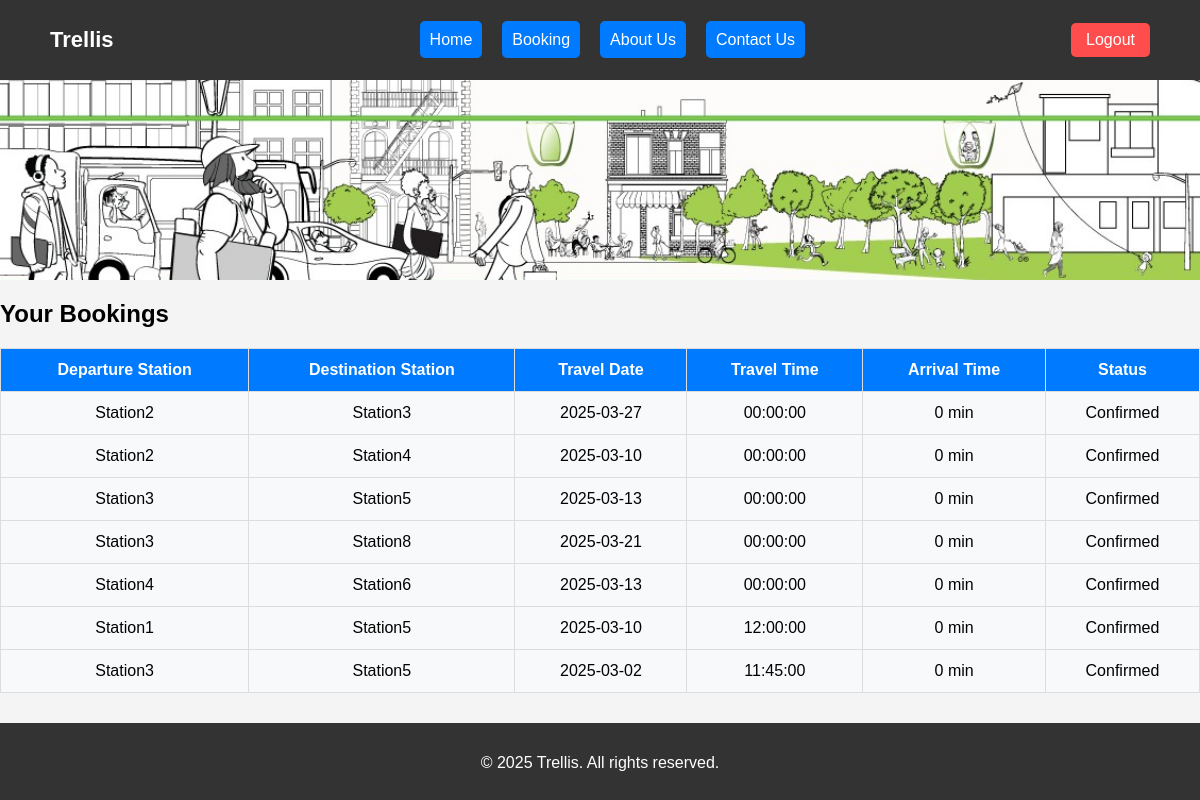
Screenshot of /booking.php (signed in) with the database file from the repository.
### tables this page shows
CREATE TABLE IF NOT EXISTS `bookings` (
  `booking_id` int(11) NOT NULL AUTO_INCREMENT,
  `user_id` int(11) NOT NULL,
  `departure_station` varchar(100) NOT NULL,
  `destination_station` varchar(100) NOT NULL,
  `travel_date` date NOT NULL,
  `status` enum('Pending','Confirmed','Scheduled','Cancelled','Waiting','Accepted','Boarded') DEFAULT 'Pending',
  `created_at` timestamp NULL DEFAULT CURRENT_TIMESTAMP,
  `travel_time` time NOT NULL,
  `arrival_time` int(32) NOT NULL DEFAULT 0,
  PRIMARY KEY (`booking_id`),
  KEY `user_id` (`user_id`)
);

### booking.php (the view, shortened to what this page needs)
<?php
include 'includes/db_config.php';
?>
<!DOCTYPE html>
<html lang="en">
<head>
    <link rel="stylesheet" href="assets/css/style.css">
</head>
<body>
    <nav class="navbar">
        <div class="nav-logo">Trellis</div>
        <ul class="nav-links">
            <li><a href="dashboard.php">Home</a></li>
            <li><a href="#">Booking</a></li>
            <li><a href="about_us.php">About Us</a></li>
            <li><a href="contact_us.php">Contact Us</a></li>
        </ul>
        <a href="logout.php" class="logout-btn">Logout</a>
    </nav>
    <div class="booking-banner"></div>
    <section class="user-bookings">
        <h2>Your Bookings</h2>
        <table>
            <tr>
                <th>Departure Station</th>
                <th>Destination Station</th>
                <th>Travel Date</th>
                <th>Travel Time</th>
                <th>Arrival Time</th>
                <th>Status</th>
            </tr>
            <?php
            $user_id = $_SESSION["user_id"];
            $result = $conn->query("SELECT departure_station, destination_station, travel_date, travel_time, arrival_time, status FROM bookings WHERE user_id = $user_id");
            while ($row = $result->fetch_assoc()) {
                $arrivalTimeMinutes = $row['arrival_time'] / (1000 * 60);
                echo "<tr>
                        <td>{$row['departure_station']}</td>
                        <td>{$row['destination_station']}</td>
                        <td>{$row['travel_date']}</td>
                        <td>{$row['travel_time']}</td>
                        <td>{$arrivalTimeMinutes} min</td>
                        <td>{$row['status']}</td>
                      </tr>";
            }
            ?>
        </table>
    </section>
    <footer>
        <div class="footer-content">
            <p>&copy; 2025 Trellis. All rights reserved.</p>
        </div>
    </footer>
</body>
</html>

### assets/css/style.css (style rules this page uses)
body { font-family: Arial, sans-serif; background-color: #f4f4f4; margin: 0; padding: 0; }
.navbar { display: flex; justify-content: space-between; align-items: center; background: #333; padding: 15px 50px; color: white; }
.nav-logo { font-size: 22px; font-weight: bold; }
.nav-links { list-style: none; display: flex; gap: 20px; }
.nav-links li { display: inline; }
.nav-links a { color: white; text-decoration: none; font-size: 16px; padding: 10px; background: #007bff; border-radius: 5px; }
.logout-btn { background: #88c000; color: white; padding: 8px 15px; text-decoration: none; border-radius: 5px; }
footer { background: #333; color: white; text-align: center; padding: 15px; margin-top: 30px; }
table { width: 100%; border-collapse: collapse; margin-top: 20px; }
th, td { border: 1px solid #ddd; padding: 12px; text-align: center; }
th { background: #007bff; color: white; }
td { background: #f8f9fa; }
.logout-btn { background: #ff4d4d; color: white; padding: 8px 15px; text-decoration: none; border-radius: 5px; }

### booking.php (style rules this page uses)
.booking-banner { width: 100%; height: 25vh; background: url('assets/images/booking-banner.jpg') no-repeat center center/cover; }

### rows the page displays
bookings: departure_station "Station2", destination_station "Station3", travel_date "2025-03-27", travel_time "00:00:00", arrival_time "0", status "Confirmed"
bookings: departure_station "Station2", destination_station "Station4", travel_date "2025-03-10", travel_time "00:00:00", arrival_time "0", status "Confirmed"
bookings: departure_station "Station3", destination_station "Station5", travel_date "2025-03-13", travel_time "00:00:00", arrival_time "0", status "Confirmed"
bookings: departure_station "Station3", destination_station "Station8", travel_date "2025-03-21", travel_time "00:00:00", arrival_time "0", status "Confirmed"
bookings: departure_station "Station4", destination_station "Station6", travel_date "2025-03-13", travel_time "00:00:00", arrival_time "0", status "Confirmed"
bookings: departure_station "Station1", destination_station "Station5", travel_date "2025-03-10", travel_time "12:00:00", arrival_time "0", status "Confirmed"
bookings: departure_station "Station3", destination_station "Station5", travel_date "2025-03-02", travel_time "11:45:00", arrival_time "0", status "Confirmed"
